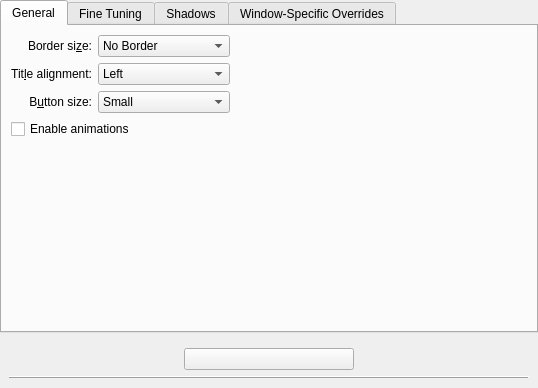
<?xml version="1.0" encoding="UTF-8"?>
<ui version="4.0">
 <class>CarbonConfigurationUI</class>
 <widget class="QWidget" name="CarbonConfigurationUI">
  <property name="geometry">
   <rect>
    <x>0</x>
    <y>0</y>
    <width>538</width>
    <height>388</height>
   </rect>
  </property>
  <property name="sizePolicy">
   <sizepolicy hsizetype="Preferred" vsizetype="Preferred">
    <horstretch>0</horstretch>
    <verstretch>0</verstretch>
   </sizepolicy>
  </property>
  <layout class="QVBoxLayout" name="verticalLayout">
   <property name="margin">
    <number>0</number>
   </property>
   <item>
    <widget class="QTabWidget" name="tabWidget">
     <property name="currentIndex">
      <number>0</number>
     </property>
     <property name="usesScrollButtons">
      <bool>false</bool>
     </property>
     <widget class="QWidget" name="tab">
      <attribute name="title">
       <string>General</string>
      </attribute>
      <layout class="QGridLayout" name="gridLayout">
       <item row="0" column="0" colspan="2">
        <widget class="QLabel" name="label">
         <property name="text">
          <string>Border si&amp;ze:</string>
         </property>
         <property name="alignment">
          <set>Qt::AlignRight|Qt::AlignTrailing|Qt::AlignVCenter</set>
         </property>
         <property name="buddy">
          <cstring>frameBorder</cstring>
         </property>
        </widget>
       </item>
       <item row="0" column="2">
        <widget class="KComboBox" name="frameBorder">
         <item>
          <property name="text">
           <string comment="@item:inlistbox Border size:">No Border</string>
          </property>
         </item>
         <item>
          <property name="text">
           <string comment="@item:inlistbox Border size:">No Side Borders</string>
          </property>
         </item>
         <item>
          <property name="text">
           <string comment="@item:inlistbox Border size:">Tiny</string>
          </property>
         </item>
         <item>
          <property name="text">
           <string comment="@item:inlistbox Border size:">Normal</string>
          </property>
         </item>
         <item>
          <property name="text">
           <string comment="@item:inlistbox Border size:">Large</string>
          </property>
         </item>
         <item>
          <property name="text">
           <string comment="@item:inlistbox Border size:">Very Large</string>
          </property>
         </item>
         <item>
          <property name="text">
           <string comment="@item:inlistbox Border size:">Huge</string>
          </property>
         </item>
         <item>
          <property name="text">
           <string comment="@item:inlistbox Border size:">Very Huge</string>
          </property>
         </item>
         <item>
          <property name="text">
           <string comment="@item:inlistbox Border size:">Oversized</string>
          </property>
         </item>
        </widget>
       </item>
       <item row="1" column="0" colspan="2">
        <widget class="QLabel" name="label_2">
         <property name="text">
          <string>Tit&amp;le alignment:</string>
         </property>
         <property name="alignment">
          <set>Qt::AlignRight|Qt::AlignTrailing|Qt::AlignVCenter</set>
         </property>
         <property name="buddy">
          <cstring>titleAlignment</cstring>
         </property>
        </widget>
       </item>
       <item row="1" column="2">
        <widget class="KComboBox" name="titleAlignment">
         <item>
          <property name="text">
           <string>Left</string>
          </property>
         </item>
         <item>
          <property name="text">
           <string>Center</string>
          </property>
         </item>
         <item>
          <property name="text">
           <string>Center (Full Width)</string>
          </property>
         </item>
         <item>
          <property name="text">
           <string>Right</string>
          </property>
         </item>
        </widget>
       </item>
       <item row="1" column="3">
        <spacer name="horizontalSpacer">
         <property name="orientation">
          <enum>Qt::Horizontal</enum>
         </property>
         <property name="sizeHint" stdset="0">
          <size>
           <width>40</width>
           <height>20</height>
          </size>
         </property>
        </spacer>
       </item>
       <item row="2" column="0" colspan="2">
        <widget class="QLabel" name="label_3">
         <property name="text">
          <string>B&amp;utton size:</string>
         </property>
         <property name="alignment">
          <set>Qt::AlignRight|Qt::AlignTrailing|Qt::AlignVCenter</set>
         </property>
         <property name="buddy">
          <cstring>buttonSize</cstring>
         </property>
        </widget>
       </item>
       <item row="2" column="2">
        <widget class="KComboBox" name="buttonSize">
         <item>
          <property name="text">
           <string comment="@item:inlistbox Button size:">Small</string>
          </property>
         </item>
         <item>
          <property name="text">
           <string comment="@item:inlistbox Button size:">Normal</string>
          </property>
         </item>
         <item>
          <property name="text">
           <string comment="@item:inlistbox Button size:">Large</string>
          </property>
         </item>
         <item>
          <property name="text">
           <string comment="@item:inlistbox Button size:">Very Large</string>
          </property>
         </item>
         <item>
          <property name="text">
           <string comment="@item:inlistbox Button size:">Huge</string>
          </property>
         </item>
        </widget>
       </item>
       <item row="4" column="0" colspan="4">
        <spacer name="verticalSpacer">
         <property name="orientation">
          <enum>Qt::Vertical</enum>
         </property>
         <property name="sizeHint" stdset="0">
          <size>
           <width>20</width>
           <height>40</height>
          </size>
         </property>
        </spacer>
       </item>
       <item row="3" column="0" colspan="4">
        <widget class="QCheckBox" name="animationsEnabled">
         <property name="text">
          <string>Enable animations</string>
         </property>
        </widget>
       </item>
      </layout>
     </widget>
     <widget class="QWidget" name="tab_2">
      <attribute name="title">
       <string>Fine Tuning</string>
      </attribute>
      <layout class="QGridLayout" name="gridLayout_2">
       <property name="margin">
        <number>4</number>
       </property>
       <item row="6" column="0" colspan="3">
        <widget class="QCheckBox" name="closeFromMenuButton">
         <property name="text">
          <string>Close windows by double clicking the menu button</string>
         </property>
        </widget>
       </item>
       <item row="1" column="1">
        <widget class="KComboBox" name="separatorMode">
         <item>
          <property name="text">
           <string>Never Draw Separator</string>
          </property>
         </item>
         <item>
          <property name="text">
           <string>Draw Separator When Window is Active</string>
          </property>
         </item>
         <item>
          <property name="text">
           <string>Always Draw Separator</string>
          </property>
         </item>
        </widget>
       </item>
       <item row="1" column="0">
        <widget class="QLabel" name="label_5">
         <property name="text">
          <string>Separator disp&amp;lay:</string>
         </property>
         <property name="alignment">
          <set>Qt::AlignRight|Qt::AlignTrailing|Qt::AlignVCenter</set>
         </property>
         <property name="buddy">
          <cstring>separatorMode</cstring>
         </property>
        </widget>
       </item>
       <item row="3" column="0" colspan="3">
        <widget class="QCheckBox" name="titleOutline">
         <property name="text">
          <string>Outline active window title</string>
         </property>
        </widget>
       </item>
       <item row="10" column="0" colspan="3">
        <spacer name="verticalSpacer_2">
         <property name="orientation">
          <enum>Qt::Vertical</enum>
         </property>
         <property name="sizeHint" stdset="0">
          <size>
           <width>20</width>
           <height>40</height>
          </size>
         </property>
        </spacer>
       </item>
       <item row="8" column="0" colspan="3">
        <widget class="QCheckBox" name="narrowButtonSpacing">
         <property name="text">
          <string>Use narrow space between decoration buttons</string>
         </property>
        </widget>
       </item>
       <item row="7" column="0" colspan="3">
        <widget class="QCheckBox" name="drawSizeGrip">
         <property name="text">
          <string>Add handle to resize windows with no border</string>
         </property>
        </widget>
       </item>
       <item row="9" column="0" colspan="3">
        <widget class="QCheckBox" name="drawBorderOnMaximizedWindows">
         <property name="text">
          <string>Display window borders for maximized windows</string>
         </property>
        </widget>
       </item>
       <item row="1" column="2">
        <spacer name="horizontalSpacer_2">
         <property name="orientation">
          <enum>Qt::Horizontal</enum>
         </property>
         <property name="sizeHint" stdset="0">
          <size>
           <width>40</width>
           <height>20</height>
          </size>
         </property>
        </spacer>
       </item>
      </layout>
     </widget>
     <widget class="QWidget" name="tab_3">
      <attribute name="title">
       <string>Shadows</string>
      </attribute>
      <layout class="QGridLayout" name="gridLayout_4">
       <item row="0" column="0">
        <layout class="QHBoxLayout" name="horizontalLayout_7">
         <item>
          <widget class="Carbon::ShadowConfigWidget" name="inactiveShadowConfiguration">
           <property name="title">
            <string>Window Drop-Down Shadow</string>
           </property>
           <property name="checkable">
            <bool>true</bool>
           </property>
          </widget>
         </item>
         <item>
          <widget class="Carbon::ShadowConfigWidget" name="activeShadowConfiguration">
           <property name="title">
            <string>Active Window Glow</string>
           </property>
           <property name="checkable">
            <bool>true</bool>
           </property>
          </widget>
         </item>
        </layout>
       </item>
       <item row="1" column="0">
        <spacer name="shadowSpacer">
         <property name="orientation">
          <enum>Qt::Vertical</enum>
         </property>
         <property name="sizeHint" stdset="0">
          <size>
           <width>20</width>
           <height>40</height>
          </size>
         </property>
        </spacer>
       </item>
      </layout>
     </widget>
     <widget class="QWidget" name="tab_4">
      <attribute name="title">
       <string>Window-Specific Overrides</string>
      </attribute>
      <layout class="QVBoxLayout" name="verticalLayout_2">
       <item>
        <widget class="Carbon::ExceptionListWidget" name="exceptions" native="true"/>
       </item>
      </layout>
     </widget>
    </widget>
   </item>
   <item>
    <widget class="QWidget" name="_expertModeContainer" native="true">
     <layout class="QGridLayout" name="gridLayout_5">
      <item row="0" column="1">
       <widget class="QPushButton" name="_expertModeButton">
        <property name="text">
         <string/>
        </property>
       </widget>
      </item>
      <item row="1" column="0" colspan="3">
       <widget class="QFrame" name="frame_2">
        <property name="frameShape">
         <enum>QFrame::HLine</enum>
        </property>
        <property name="frameShadow">
         <enum>QFrame::Raised</enum>
        </property>
       </widget>
      </item>
     </layout>
    </widget>
   </item>
  </layout>
 </widget>
 <customwidgets>
  <customwidget>
   <class>KComboBox</class>
   <extends>QComboBox</extends>
   <header>kcombobox.h</header>
  </customwidget>
  <customwidget>
   <class>Carbon::ShadowConfigWidget</class>
   <extends>QGroupBox</extends>
   <header>carbonshadowconfigwidget.h</header>
   <container>1</container>
  </customwidget>
  <customwidget>
   <class>Carbon::ExceptionListWidget</class>
   <extends>QWidget</extends>
   <header>carbonexceptionlistwidget.h</header>
   <container>1</container>
  </customwidget>
 </customwidgets>
 <tabstops>
  <tabstop>tabWidget</tabstop>
  <tabstop>frameBorder</tabstop>
  <tabstop>titleAlignment</tabstop>
  <tabstop>buttonSize</tabstop>
  <tabstop>animationsEnabled</tabstop>
  <tabstop>_expertModeButton</tabstop>
  <tabstop>separatorMode</tabstop>
  <tabstop>titleOutline</tabstop>
  <tabstop>narrowButtonSpacing</tabstop>
  <tabstop>inactiveShadowConfiguration</tabstop>
  <tabstop>activeShadowConfiguration</tabstop>
 </tabstops>
 <resources/>
 <connections>
  <connection>
   <sender>titleOutline</sender>
   <signal>toggled(bool)</signal>
   <receiver>separatorMode</receiver>
   <slot>setDisabled(bool)</slot>
   <hints>
    <hint type="sourcelabel">
     <x>90</x>
     <y>92</y>
    </hint>
    <hint type="destinationlabel">
     <x>182</x>
     <y>67</y>
    </hint>
   </hints>
  </connection>
  <connection>
   <sender>titleOutline</sender>
   <signal>toggled(bool)</signal>
   <receiver>label_5</receiver>
   <slot>setDisabled(bool)</slot>
   <hints>
    <hint type="sourcelabel">
     <x>39</x>
     <y>90</y>
    </hint>
    <hint type="destinationlabel">
     <x>53</x>
     <y>64</y>
    </hint>
   </hints>
  </connection>
 </connections>
</ui>
